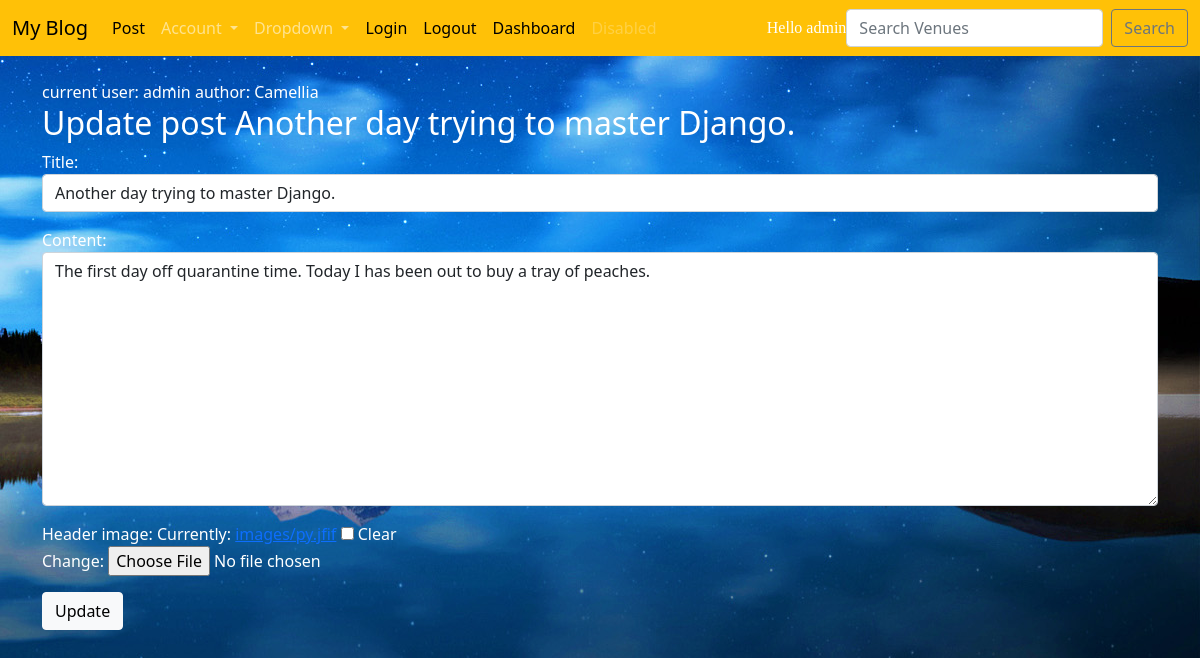
The app's page /blog/updatepost/1/ (signed in) with its own data.
### myblog/models.py (models this page shows, shortened)
class Post(models.Model):
    title=models.CharField(max_length=120,null=True)
    header_image = models.ImageField(null=True, blank=True, upload_to="images/")
    time=models.DateTimeField(auto_now_add=True,null=True)
    author=models.ForeignKey(User,on_delete=SET_NULL,null=True)
    content=RichTextField(blank=True,null=True)
    likes=models.ManyToManyField(User,related_name='blog_likes')

### myblog/views.py (the view)
# urls.py: path('updatepost/<int:post_id>/',update_post,name='update-post'),
def update_post(request,post_id):
    post=Post.objects.get(pk=post_id)
    form=PostForm(request.POST or None,request.FILES or None,instance=post)
    if form.is_valid():
        form.save()
        return redirect('blog-post')
    return render(request,'myblog/update_post.html',{'form':form,'post':post})

### myblog/forms.py
class PostForm(forms.ModelForm):
    class Meta:
	    model = Post
	    fields = ('title','author' ,'content', 'header_image')
	    widgets = {
			'title': forms.TextInput(attrs={'class': 'form-control'}),
			'author': forms.TextInput(attrs={'value':'', 'id':'elder','type':'hidden'}),
			'content': forms.Textarea(attrs={'class': 'form-control'}),
		}

### templates/myblog/update_post.html (shortened to what this page needs)
{% extends 'main.html' %}
{% block content %}
<div style='color:white'>
current user: {{user}}
author: {{post.author}}
{% if user == post.author or user.id == 2 %}
    <h2>Update post {{post.title}}</h2>
<form action='' method='POST' enctype="multipart/form-data" >{% csrf_token %}
    {{form.as_p}}
<input class='btn btn-light' type='submit' value='Update'>
</form>
{% else %}
<h1>You are not authorized to modify this post. And you know it!!!</h1>
{% endif %}
</div>
{% endblock %}

### templates/navbar1.html (shortened to what this page needs)
<nav class="navbar navbar-expand-lg navbar-dark bg-warning">
    <div class="container-fluid">
        <a class="navbar-brand" style="color:black;" href="{% url 'blog-post' %}">My Blog</a>
        <div class="collapse navbar-collapse"  id="navbarSupportedContent">
            <ul class="navbar-nav me-auto mb-2 mb-lg-0" >
                <li class="nav-item-active">
                    <a class="nav-link" style='color:black;' href="{% url 'post-form' %}">Post</a>
                </li>
                <li class="nav-item dropdown">
                    <a class="nav-link dropdown-toggle" href="#" id="navbarDropdownMenuLink" data-toggle="dropdown" aria-haspopup="true" aria-expanded="false">
                      Account
                    </a>
                  </li>
                  <li class="nav-item dropdown">
                    <a class="nav-link dropdown-toggle" href="#" id="navbarDropdown" role="button" data-toggle="dropdown" aria-haspopup="true" aria-expanded="false">
                      Dropdown
                    </a>
                  </li>
                <li class="nav-item">
                    <a class="nav-link" style='color:black;' href="{% url 'login' %}">Login</a>
                </li>
                <li class="nav-item">
                    <a class="nav-link" style='color:black;' href="{% url 'logout' %}">Logout</a>
                </li>
                <li class="nav-item">
                    <a class="nav-link" style='color:black;' href="{% url 'dashboard' %}">Dashboard</a>
                </li>
                <li class="nav-item">
                    <a class="nav-link disabled" href="#" tabindex="-1" aria-disabled="true">Disabled</a>
                </li>
            </ul>
            <span class="navbar-text" style='color:white; font-family: Georgia;'>
                Hello {{user}}
              </span>
            <form class="d-flex" action="" method='POST'>
                <input class=" form-control me-2 " type="search " placeholder="Search Venues " aria-label="Search " name="searched">
                <button class=" btn btn-outline-secondary " type="submit ">Search</button>
            </form>
        </div>
    </div>
</nav>

### records on screen
Post: author "Camellia", title "Another day trying to master Django.", content "The first day off quarantine time. Today I has been out to buy a tray of peaches."

### other values on screen
{{ user }} "admin"
